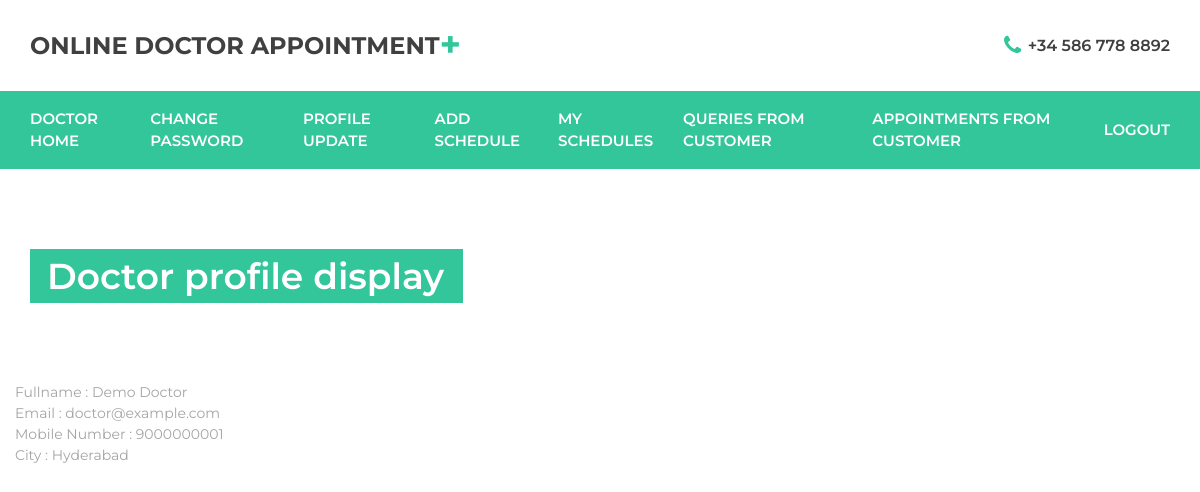
Page /dr_profile_pic_display (signed in) on the committed database.
### doctorapp/models.py (models this page shows)
class Doctor_reg(models.Model):
    fullname = models.CharField(max_length=50)
    email = models.EmailField(max_length=254)
    password = models.CharField(max_length=50)
    mobile = models.BigIntegerField()
    qualification = models.CharField(max_length=50)
    specialization = models.CharField(max_length=50)
    appointment_fee = models.IntegerField()
    experience = models.CharField(max_length=50)
    about_me = models.TextField()
    city = models.CharField(max_length=50)

### doctorapp/views.py (the view)
# urls.py: path('dr_profile_pic_display', doctor_views.dr_profile_pic_display, name="dr_profile_pic_display"),
def dr_profile_pic_display(request):
    if request.method == "GET":
        email = request.session['email']
        dr_details = Doctor_reg.objects.get(email=email)
        dr_pic = Doctor_pic.objects.filter(name_id=dr_details.id)
        return render(request, "dr_profile_display.html",
                      {"dr_pic": dr_pic, "dr_details": dr_details})
    return render(request, "dr_profile_display.html", {})

### doctorapp/templates/dr_profile_display.html (shortened to what this page needs)
<!DOCTYPE html>
{% load static %}
<html lang="en">
<head>
<link rel="stylesheet" type="text/css" href="{% static 'styles/bootstrap4/bootstrap.min.css' %}">
<link href="{% static 'plugins/font-awesome-4.7.0/css/font-awesome.min.css' %}" rel="stylesheet" type="text/css">
<link rel="stylesheet" type="text/css" href="{% static 'styles/contact.css' %}">
<link rel="stylesheet" type="text/css" href="{% static 'styles/contact_responsive.css' %}">
</head>
<body>
<div class="super_container">
	<div class="home">
		<header class="header" id="header">
			<div>
				<div class="header_top">
					<div class="container">
						<div class="row">
							<div class="col">
								<div class="header_top_content d-flex flex-row align-items-center justify-content-start">
									<div class="logo">
										<a href="#">Online Doctor Appointment<span>+</span></a>
									</div>
									<div class="header_top_extra d-flex flex-row align-items-center justify-content-start ml-auto">
										<div class="header_top_phone">
											<i class="fa fa-phone" aria-hidden="true"></i>
											<span>+34 586 778 8892</span>
										</div>
									</div>
								</div>
							</div>
						</div>
					</div>
				</div>
				<div class="header_nav" id="header_nav_pin">
					<div class="header_nav_inner">
						<div class="header_nav_container">
							<div class="container">
								<div class="row">
									<div class="col">
										<div class="header_nav_content d-flex flex-row align-items-center justify-content-start">
											<nav class="main_nav">
												<ul class="d-flex flex-row align-items-center justify-content-start">
												<li><a href="{% url 'doctor_home' %}">Doctor Home</a></li>
												<li><a href="{% url 'doctor_change_pwd' %}">Change Password</a></li>
                                                <li><a href="{% url 'doctor_edit' %}">Profile Update</a></li>
                                                <li><a href="{% url 'dr_add_schedule' %}">Add Schedule</a></li>
                                                <li><a href="{% url 'doctor_schedules' %}">My Schedules</a></li>
                                                <li><a href="{% url 'dr_queries_from_customer' %}">Queries from Customer</a></li>
                                                <li><a href="{% url 'booking_requests_from_customer' %}">Appointments From Customer</a></li>
                                                <li><a href="{% url 'doctor_logout' %}">Logout</a></li>
												</ul>
											</nav>
										</div>
									</div>
								</div>
							</div>
						</div>
					</div>
				</div>
			</div>
		</header>
		<div class="home_container">
			<div class="container">
				<div class="row">
					<div class="col">
						<div class="home_content">
							<div class="home_title">Doctor profile display</div>
						</div>
					</div>
				</div>
			</div>
		</div>
	</div>
  							<div class="col-md-8">
	                        Fullname : {{dr_details.fullname}}<br>
						    Email : {{dr_details.email}}<br>
							Mobile Number : {{dr_details.mobile}}<br>
							City : {{dr_details.city}}
							</div>
</body>
</html>

### customerapp/static/styles/contact.css (style rules this page uses)
* { margin: 0; padding: 0; -webkit-font-smoothing: antialiased; -webkit-text-shadow: rgba(0,0,0,.01) 0 0 1px; text-shadow: rgba(0,0,0,.01) 0 0 1px; }
body { font-family: 'Montserrat', sans-serif; font-size: 14px; font-weight: 400; background: #FFFFFF; color: #a5a5a5; }
div { display: block; position: relative; -webkit-box-sizing: border-box; -moz-box-sizing: border-box; box-sizing: border-box; }
ul { list-style: none; margin-bottom: 0px; }
a, a:hover, a:visited, a:active, a:link { text-decoration: none; -webkit-font-smoothing: antialiased; -webkit-text-shadow: rgba(0,0,0,.01) 0 0 1px; text-shadow: rgba(0,0,0,.01) 0 0 1px; }
.super_container { width: 100%; overflow: hidden; }
.header { position: absolute; top: 0; left: 0; width: 100%; background: #FFFFFF; z-index: 100; }
.header_top { width: 100%; z-index: 2; }
.header_top_content { height: 91px; -webkit-transition: all 200ms ease; -moz-transition: all 200ms ease; -ms-transition: all 200ms ease; -o-transition: all 200ms ease; transition: all 200ms ease; }
.logo a { line-height: 0.75; color: #404040; font-size: 24px; font-weight: 700; text-transform: uppercase; }
.logo a span { position: relative; font-size: 36px; color: #32c69a; line-height: 0.75; vertical-align: text-top; }
.header_top_phone { margin-left: 44px; }
.header_top_phone i { font-size: 22px; color: #32c69a; vertical-align: middle; transform: translateY(-1px); }
.header_top_phone span { font-size: 16px; font-weight: 600; color: #404040; margin-left: 3px; vertical-align: middle; }
.header_nav { z-index: 2; }
.header_nav_inner { width: 100%; }
.header_nav_container { z-index: 1; background: #32c69a; }
.header_nav_content { height: 78px; }
.main_nav { height: 100%; }
.main_nav ul { height: 100%; }
.main_nav ul li { position: relative; }
.main_nav ul li:not(:last-child) { margin-right: 70px; }
.main_nav ul li a { display: block; position: relative; height: 100%; font-size: 13px; font-weight: 600; color: #FFFFFF; z-index: 1; text-transform: uppercase; -webkit-transition: all 200ms ease; -moz-transition: all 200ms ease; -ms-transition: all 200ms ease; -o-transition: all 200ms ease; transition: all 200ms ease; }
@media (min-width: 991px) { .main_nav { width: 100%; } }
@media (min-width: 991px) { .main_nav ul { height: 100%; gap: 30px; justify-content: space-between !important; width: 100%; } }
@media (min-width: 991px) { .main_nav ul li:not(:last-child) { margin-right: 0; } }
@media (min-width: 991px) { .main_nav ul li a { font-size: 15px; } }
.home { width: 100%; height: 382px; }
.home_container { position: absolute; bottom: 79px; left: 0; width: 100%; }
.home_title { display: inline-block; height: 54px; font-size: 36px; font-weight: 600; line-height: 54px; text-align: center; color: #FFFFFF; background: #32c69a; padding-left: 17px; padding-right: 19px; }

### rows in the picture
Doctor_reg: fullname "Demo Doctor", email "doctor@example.com", mobile "9000000001", city "Hyderabad"
